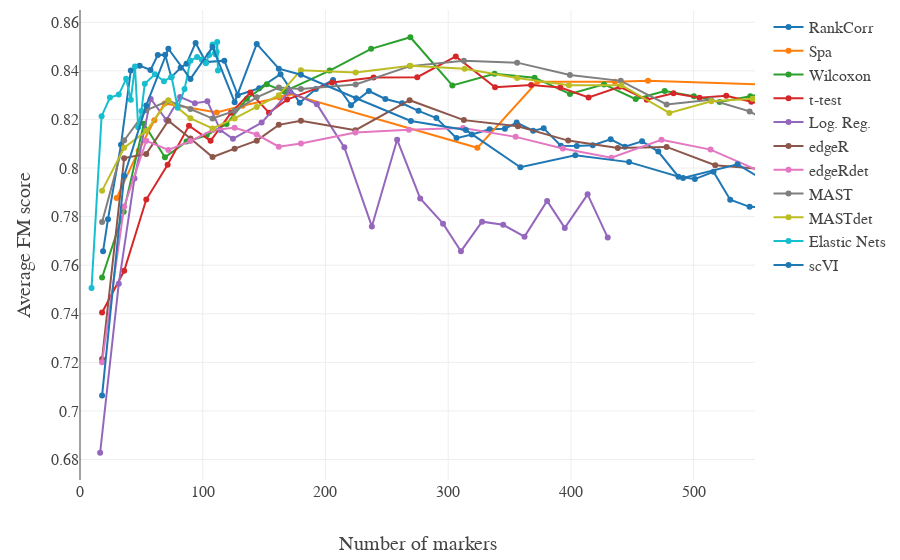

Notebook code for this chart:
### Code cell
scores = ['ari', 'ami', 'fms']
score = scores[2]

if score is 'ari':
    traces = zeiselARI
elif score is 'ami':
    traces = zeiselAMI
elif score is 'fms':
    traces = zeiselFMS
else:
    print("Warning: Invalid score selected.  Printing all scores.")
    traces = zeiselAMI + zeiselFMS + zeiselARI

iplot({'data':traces, 'layout':layout})
